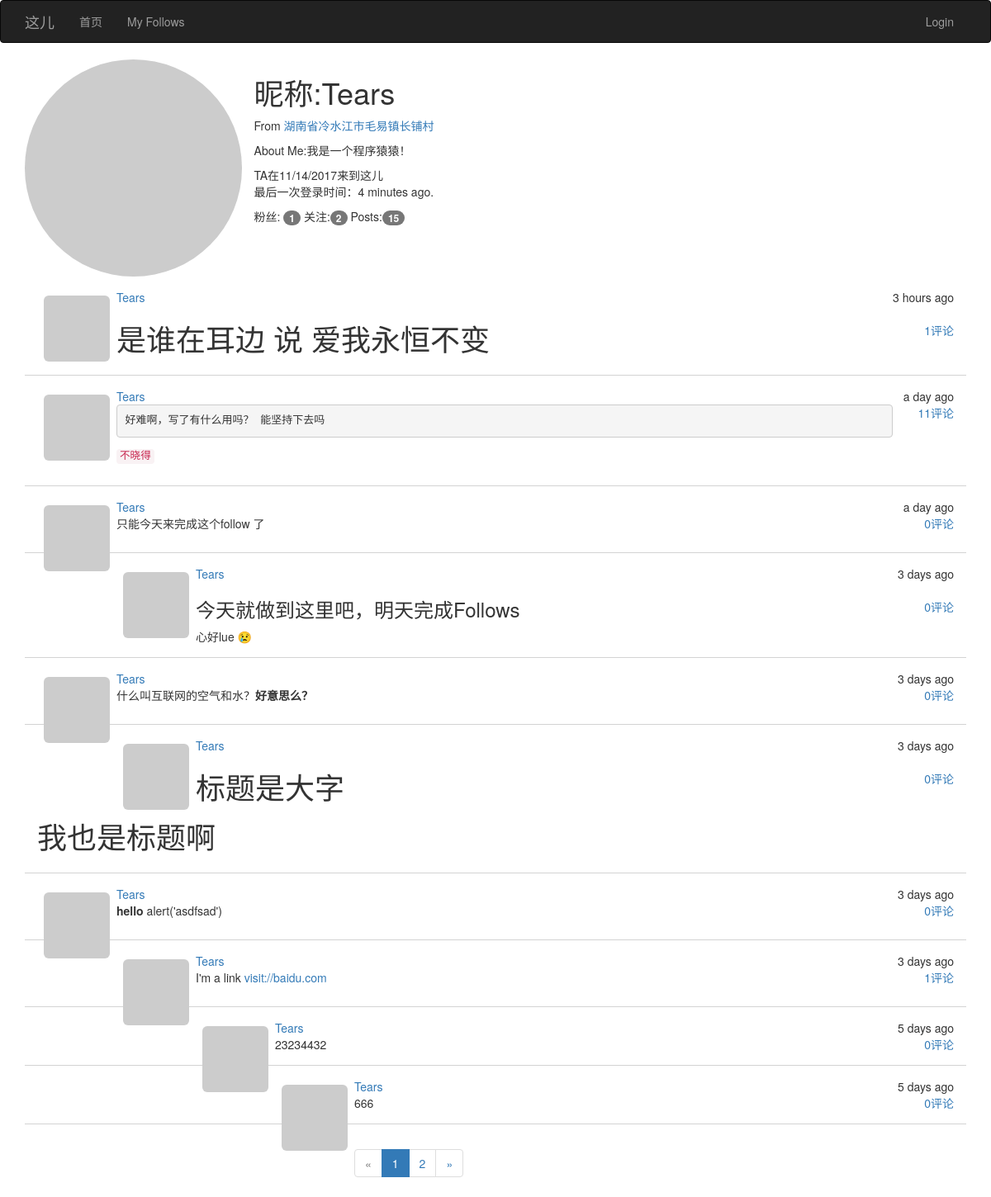
Page /user/1 on the committed database.
### app/models.py (models this page shows, shortened)
class User(UserMixin, db.Model):
    __tablename__ = 'users'
    id = db.Column(db.Integer, primary_key=True)
    email = db.Column(db.String(64), unique=True, index=True)
    username = db.Column(db.String(64), unique=True, index=True)
    password_hash = db.Column(db.String(128))
    confirmed = db.Column(db.Boolean, default=False)
    role_id = db.Column(db.Integer, db.ForeignKey('roles.id'))
    posts = db.relationship('Post', backref='author', lazy='dynamic')
    location = db.Column(db.String(64))
    about_me = db.Column(db.Text())
    member_since = db.Column(db.DateTime(), default=datetime.utcnow)
    last_seen = db.Column(db.DateTime(), default=datetime.utcnow)
    avatar = db.Column(db.String(128))
    followed = db.relationship('Follow', foreign_keys=[Follow.follower_id],
                               backref=db.backref('follower', lazy='joined'),
                               lazy='dynamic', cascade='all, delete-orphan')
    followers = db.relationship('Follow', foreign_keys=[Follow.followed_id],
                                backref=db.backref('followed', lazy='joined'),
                                lazy='dynamic', cascade='all, delete-orphan')
    def getAvatar(self, size=100, default='identicon', rating='g'):
        if request.is_secure:
            url = "https://secure.gravatar.com/avatar"
        else:
            url = 'http://www.gravatar.com/avatar'
        hash = self.avatar or self.cemail
        return '{url}/{hash}?s={size}&d={default}&r={rating}'.format(
            url=url, hash=hash, default=default, rating=rating, size=size)
    @property
    def cemail(self):
        """
        返回同email
        @return:
        @rtype:
        """
        return self.email
    @property
    def password(self):
        raise AttributeError('password is not readable attribute')

class Post(db.Model):
    __tablename__ = 'posts'
    id = db.Column(db.Integer, primary_key=True)
    body = db.Column(db.Text)
    body_html = db.Column(db.Text)
    timestamp = db.Column(db.DateTime, index=True, default=datetime.utcnow)
    author_id = db.Column(db.Integer, db.ForeignKey('users.id'))
    post_type = db.Column(db.Integer, default=PostType.POST)
    parent_post_id = db.Column(db.Integer, db.ForeignKey('posts.id'))
    disabled = db.Column(db.Boolean, default=True)
    comments = db.relationship('Post', foreign_keys=[parent_post_id],
                               backref=db.backref('parent_post',
                                                  lazy='joined', remote_side=[id]),
                               cascade='all,delete-orphan',
                               lazy='dynamic'
                               )

### app/main/views.py (the view)
@main.route('/user/<id>')
def user(id):
    user = User.query.filter_by(id=id).first()
    if user is None:
        abort(404)
    page = request.args.get('page', 1, type=int)
    pagination = user.posts.filter_by(post_type=PostType.POST).order_by(Post.timestamp.desc()) \
        .paginate(page, per_page=current_app.config['POSTS_PER_PAGE'], error_out=False)
    total = pagination.total
    posts = pagination.items
    return render_template("user/user.html", user=user, posts=posts, pagination=pagination, total=total)

### app/main/__init__.py (called while the page is built)
@main.app_context_processor
def inject_permissions():
    return dict(Permission=Permission)

### app/models.py (called while the page is built)
    def can(self, permissions):
        return False

    def is_administrator(self):
        return False

### app/templates/user/user.html (shortened to what this page needs)
{% extends "bootstrap_base.html" %}
{% import 'message.html' as msg %}
{% block content %}
<div class="container">
    {% include('user/_user_info.html') %}
    {% include('_posts.html')%}
    {% import '_posts.html' as posts%}
    {{posts.pagination_widget(pagination,'.user',id=user.id)}}
</div>
{% endblock %}

### app/templates/user/_user_info.html (shortened to what this page needs)
<div class="row">
    <img src="{{user.getAvatar(size=256)}}" class="col-md-3 img-circle profile-thumbnail"/>
    <h1>昵称:{{ user.username}}</h1>
    <p>
        {%if user.location %}From <a href="http://maps.google.com/?q={{user.location }}"
                                     target="_blank">{{user.location}}</a> {%endif%}
    {% if user.about_me %}
    <p>About Me:{{user.about_me}}</p>
    {% endif %}
    <p>TA在{{moment(user.member_since).format('L')}}来到这儿<br/>最后一次登录时间：{{moment(user.last_seen).fromNow()
        }}. </p>
    <p class="followers_info">
        粉丝:<a href="{{url_for('.followers',id=user.id)}}"> <span
            class="badge">{{user.followers.count()-1}} </span></a>
        关注:<a href="{{url_for('.followed',id=user.id)}}"><span class="badge">
        {{user.followed.count()-1}}</span></a>
        Posts:<a href="{{url_for('.user',id=user.id)}}"><span class="badge">{{total or user.posts.count()}}</span></a>
    </p>
</div>

### app/templates/_posts.html
<ul class="posts">
    {% for post in posts %}
    {% if post and post.author %}
    <li>
        <div class="post-thumbnail">
            <a href="{{url_for('.user',id=post.author.id)}}">
                <img src="{{ post.author.getAvatar(size=40) }}"
                     class="img-rounded profile-thumbnail"/></a>
        </div>
        <div class="post-date">{{ moment(post.timestamp).fromNow()}}</div>
        <div class="post-author"><a href="{{url_for('.user',id=post.author.id)}}">
            {{ post.author.username}}</a></div>
        <div class="post-body">
            <span class="pull-right" style="margin-left:30px"><a href="{{url_for('.post',id=post.id)}}">{{post.comments.count()}}评论</a></span>
            {% if post.body_html %}
            {{ post.body_html| safe}}
            {% else %}
            {{ post.body }}
            {% endif %}
        </div>
    </li>
    {% endif %}
    {% endfor %}
</ul>
{% macro pagination_widget(pagination,endpoint) %}
<nav aria-label="Page navigation">
    <ul class="pagination">
        <li {% if not pagination.has_prev %} class="disabled" {% endif%}>
            <a href="{% if pagination.has_prev %}{{url_for(endpoint,page=pagination.page-1,**kwargs)}}
             {%else%}#{% endif%}" aria-label="Previous">
                <span aria-hidden="true">&laquo;</span>
            </a>
        </li>
        {% for p in pagination.iter_pages()%}
        {%if p == pagination.page %}
        <li class="active"><a href="{{url_for(endpoint,page=p,**kwargs)}}">{{p}}</a>
        </li>
        {% elif p %}
        <li><a href="{{url_for(endpoint,page=p,**kwargs)}}">{{p}}</a>
        </li>
        {% else %}
        <li class="disabled"><a href="{{url_for(endpoint,page=p,**kwargs)}}">...</a>
        </li>
        {% endif%}
        {% endfor %}
        <li {% if not pagination.has_next %} class="disabled" {% endif%}>
            <a href="{% if pagination.has_next %}{{url_for(endpoint,page=pagination.page+1,**kwargs)}}
             {%else%}#{% endif%}" aria-label="Next">
                <span aria-hidden="true">&raquo;</span>
            </a>
        </li>
    </ul>
</nav>
{% endmacro %}

### app/static/style.css (style rules this page uses)
* { -webkit-font-smoothing: antialiased; }
ul.posts { padding:0px; font-family:Gibson,Helvetica Neue,HelveticaNeue,Helvetica,Arial,sans-serif; }
ul.posts li , ul.follows li, ul.comments li { list-style-type:none; padding:15px; border-bottom:1px lightgray solid; }
ul> li> .post-date { float:right; }
ul> li >.post-thumbnail { float:left; padding:8px }

### rows in the picture
User: username "Tears", location "湖南省冷水江市毛易镇长铺村", about_me "我是一个程序猿猿！", member_since "11/14/2017", last_seen "4 minutes ago"
Post: timestamp "3 hours ago", author.username "Tears", comments.count "1", body_html "是谁在耳边 说 爱我永恒不变"
Post: timestamp "a day ago", author.username "Tears", comments.count "11", body_html "好难啊，写了有什么用吗？ 能坚持下去吗 不晓得"
Post: timestamp "a day ago", author.username "Tears", comments.count "0", body_html "只能今天来完成这个follow 了"
Post: timestamp "3 days ago", author.username "Tears", comments.count "0", body_html "今天就做到这里吧，明天完成Follows 心好lue 😢"
Post: timestamp "3 days ago", author.username "Tears", comments.count "0", body_html "什么叫互联网的空气和水？ 好意思么？"
Post: timestamp "3 days ago", author.username "Tears", comments.count "0", body_html "标题是大字 我也是标题啊"
Post: timestamp "3 days ago", author.username "Tears", comments.count "0", body_html "hello alert('asdfsad')"
Post: timestamp "3 days ago", author.username "Tears", comments.count "1", body_html "I'm a link visit://baidu.com"
Post: timestamp "5 days ago", author.username "Tears", comments.count "0", body "23234432"
Post: timestamp "5 days ago", author.username "Tears", comments.count "0", body "666"

### other values in the picture
{{ user.followers.count()-1 }} "1"
{{ user.followed.count()-1 }} "2"
{{ total or user.posts.count() }} "15"
{{ p }} "1"
{{ p }} "2"
